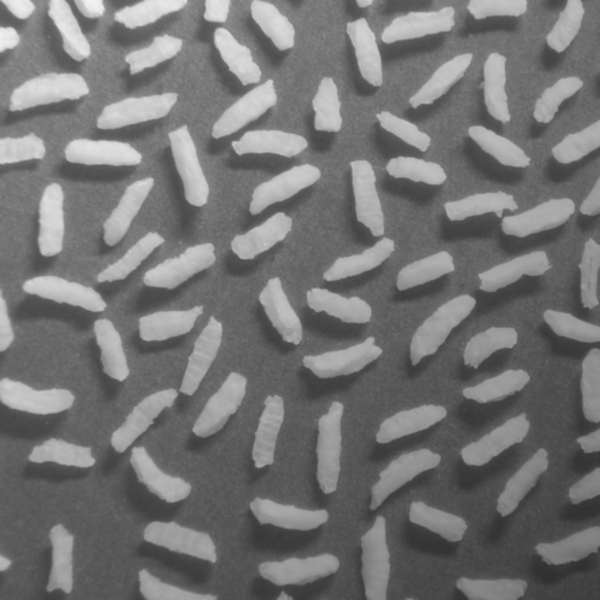
#> input picture images/riceBGgradient.tif, 600 x 600 px
$ jupyter execute --allow-errors Practica3TIV.ipynb
#> lines starting #> are read from the running program, lines starting #| are printed output that depends on the picture; after the words box and inside, x2 and y2 are one past the last pixel; in counts of white or black regions, pixels touching at a corner belong together
# PRÁCTICA 3 TIV

#### 1) Leer y representar la imagen riceBGgradient.tif

[cell 1]
import numpy as np
import matplotlib.pyplot as plt
import matplotlib

from scipy.ndimage import convolve, correlate, uniform_filter, gaussian_filter, median_filter, rotate
from scipy.ndimage import prewitt, sobel, laplace

from skimage import data, util, exposure, color, feature
from PIL import Image

from skimage.morphology import (square, rectangle, diamond, disk, cube,
                                octahedron, ball, octagon, star,
                                binary_erosion, binary_dilation, binary_opening, binary_closing,
                               remove_small_holes, label, convex_hull_image, skeletonize, thin, reconstruction,
                               opening, closing, dilation, erosion)

from skimage import data
from skimage.util import invert
from skimage import filters
from skimage import feature

[cell 2]
file = 'images/riceBGgradient.tif'

ImgRice  = Image.open(file)
#> ImgRice is the input picture: PIL image 600x600 L; min 47, max 243, mean 116.4
display(ImgRice)
print(ImgRice.size)
#| (600, 600)
print('formato:', ImgRice.format)
#| formato: TIFF
print('modo: ', ImgRice.mode)
#| modo:  L

#### 2) Intenta separar los granos del fondo estableciendo un umbral

[cell 3]
img = np.array(ImgRice) #Pasamos la imagen a numpy
plt.figure()
plt.imshow(img, cmap='gray')

A continuación, mostraremos el histograma de la imagen para saber los niveles de blanco y negro que hay en ella

[cell 4]
img_hist, bins = exposure.histogram(img, normalize=False)
#> img_hist = 197 values, max 6008 at index 42, min 2 at index 196, mean 1827.4; bins = 197 values from 47 to 243
plt.plot(bins, img_hist)
plt.axis([0,255, 0, 1.01*img_hist.max()])
plt.title('Histograma')
plt.xlabel('Valor (intensidad)')
plt.ylabel('Frecuencias absolutas')
plt.grid()
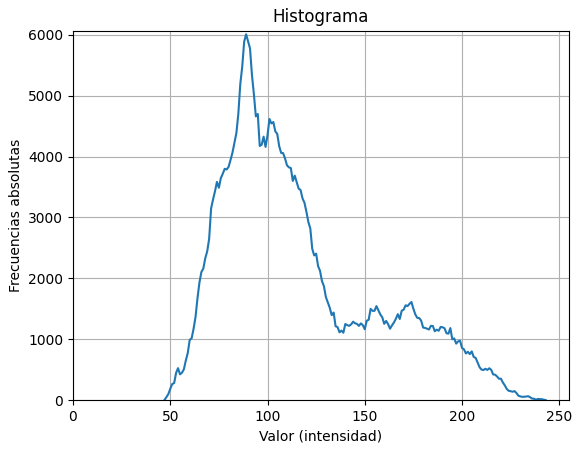
#> figure drawn by matplotlib, 1 panel; curve peaks at x = 89, y = 6008

Vemos que los niveles de la imagen están entre los 50 y 250 aproximadamente, con esto podremos establecer un umbral creando una máscara

[cell 5]
th_0, th_1 = 143, 255

mask = np.logical_and(img > th_0, img < th_1)
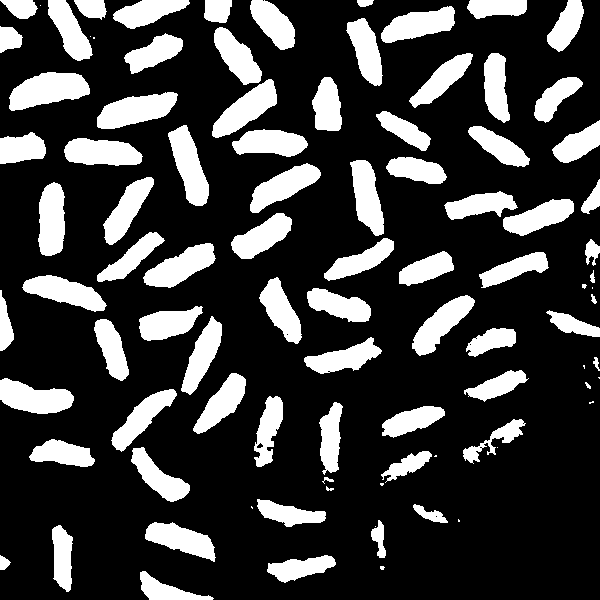
#> mask: shape (600, 600) bool; 23.9% white; 94 white regions (15 under 20 px), largest, box (x1, y1, x2, y2) and area: (9, 72, 90, 111) 2077, (97, 92, 178, 129) 1879, (168, 125, 209, 206) 1779

img_seg = img*mask
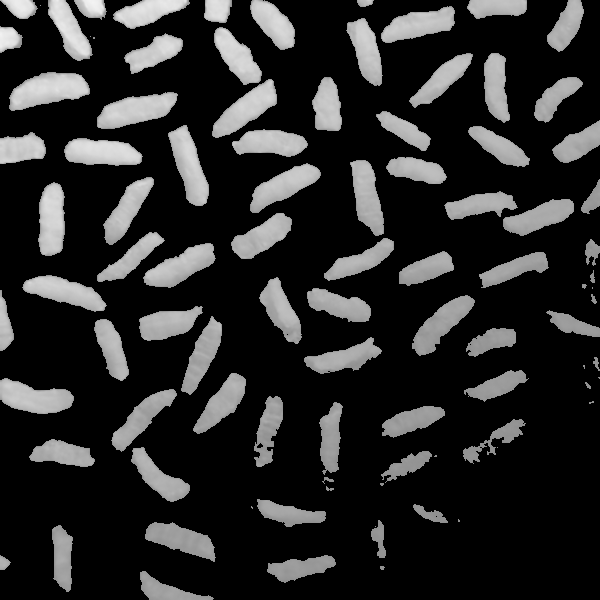
#> img_seg: shape (600, 600); min 0, max 243, mean 42.3

plt.figure(figsize=(8, 8))

plt.subplot(121)
plt.imshow(mask, cmap='gray')
plt.title('Máscara')

plt.subplot(122)
plt.imshow(img_seg, cmap='gray')
plt.title('Imagen transformada')
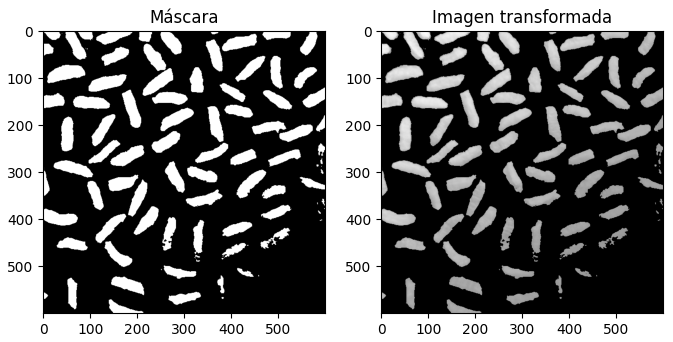
#> figure drawn by matplotlib, 2 panels
